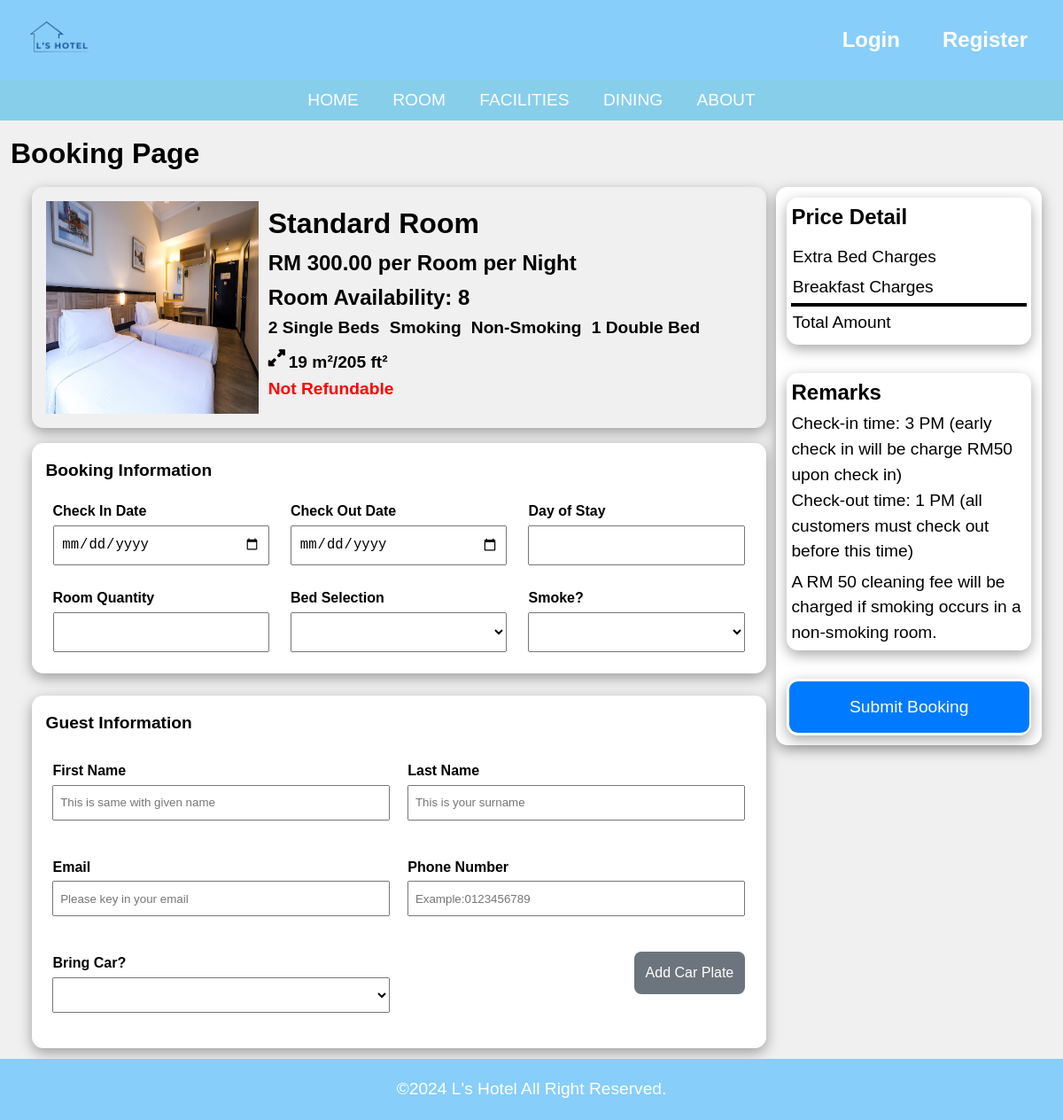
The app's page /booking.php?roomType=Standard Room, older data.
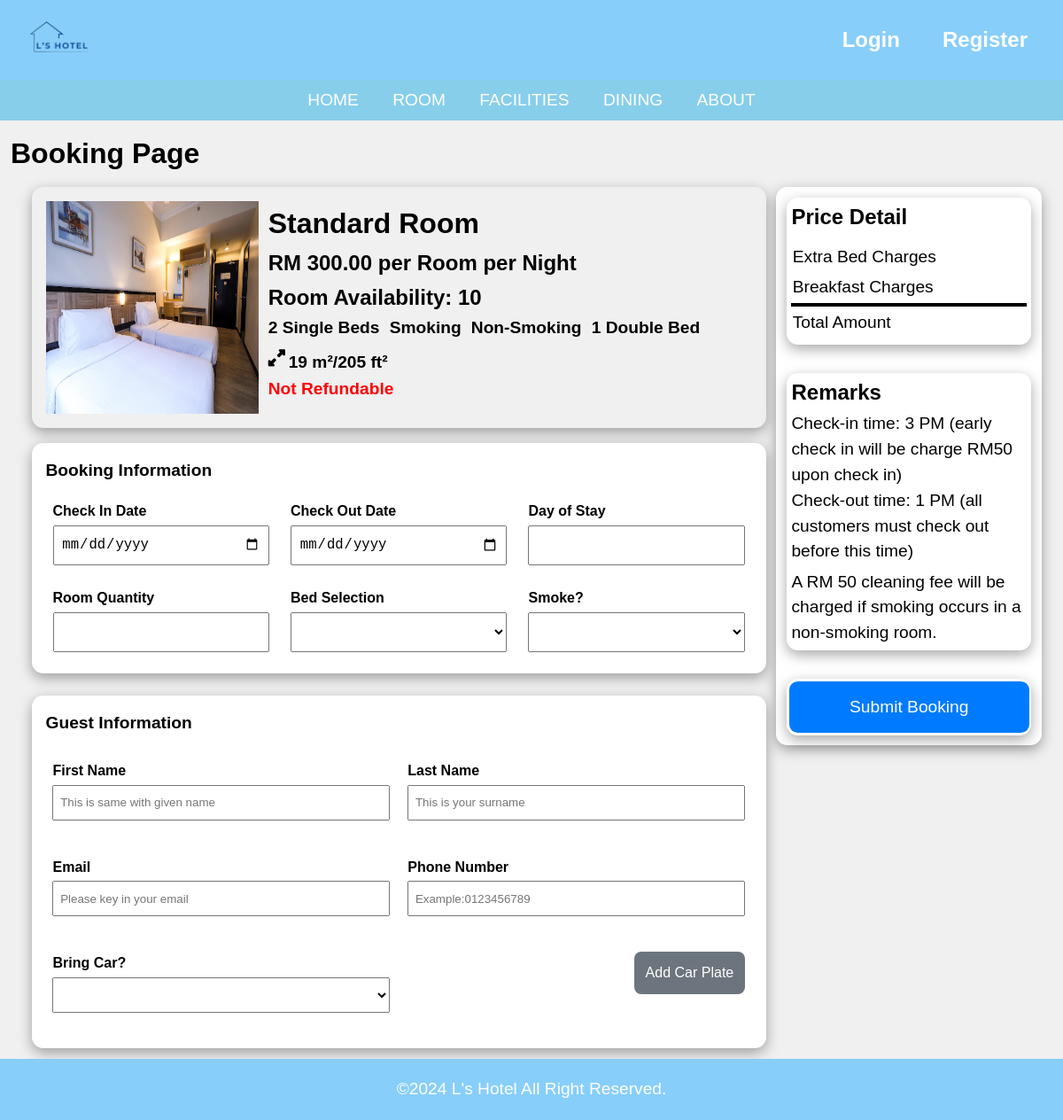
The same page, newer data.
### tables this page shows
CREATE TABLE `rooms` (
  `room_id` int(11) NOT NULL,
  `room_type` varchar(255) NOT NULL,
  `room_level` int(3) NOT NULL,
  `room_price` decimal(10,2) NOT NULL,
  `room_features` text DEFAULT NULL,
  `room_facilities` text DEFAULT NULL,
  `room_size` varchar(50) DEFAULT NULL,
  `room_availability` int(11) DEFAULT NULL,
  `room_description` text DEFAULT NULL,
  `room_images` text DEFAULT NULL
);

### booking.php (the view, shortened to what the changed rows need)
<?php
require 'config.php';
function sanitizeInput($data) {
    return htmlspecialchars(trim($data));
}
$room_type = isset($_GET['roomType']) ? sanitizeInput($_GET['roomType']) : 'Default Room';
$price = 'xxx';
$features = [];
$size = 'N/A';
$availability = 0;
$sql = "SELECT * FROM rooms WHERE room_type = ?";
$stmt = $conn->prepare($sql);
$stmt->bind_param('s', $room_type);
$stmt->execute();
$result = $stmt->get_result();
if ($result->num_rows > 0) {
    $row = $result->fetch_assoc();
    $price = $row['room_price'];
    $features = explode(',', $row['room_features']);
    $size = $row['room_size'];
    $availability = $row['room_availability'];
}
?>
<!DOCTYPE html>
<html lang="en">
<head>
    <link rel="stylesheet" href="https://cdnjs.cloudflare.com/ajax/libs/font-awesome/6.0.0-beta3/css/all.min.css">
    <link rel="stylesheet" type="text/css" href="css/style.css?v=<?php echo time(); ?>">
    <link rel="stylesheet" type="text/css" href="css/booking.css?v=<?php echo time(); ?>">
</head>
<body>
    <div class="booking-container">
        <div class="roomtype-card">
            <div class="room-type-box">
                <div class="room-type-info">
                    <div class="room-type-header">
                        <span id="room-type-name"><?php echo htmlspecialchars($room_type); ?></span>
                    </div>
                    <div class="room-price-card">
                        <span id="room-price">RM <?php echo htmlspecialchars($price); ?> per Room per Night</span>
                        <span id="room-availability">Room Availability: <?php echo htmlspecialchars($availability); ?></span>
                    </div>
                    <div class="room-features" id="room-features">
                        <?php
                        foreach ($features as $feature) {
                            echo '<span class="feature-item">' . htmlspecialchars($feature) . '</span>';
                        }
                        ?>
                    </div>
                    <span class="size" id="room-size"><i class="fa-solid fa-up-right-and-down-left-from-center"></i> <?php echo htmlspecialchars($size); ?></span>
                    <span class="refund">Not Refundable</span>
                </div>
            </div>
        </div>
    </div>
</body>
</html>

Row changes from the older to the newer data that the page shows:
changed rooms "2 Single Beds": room_availability "8" → "10"
